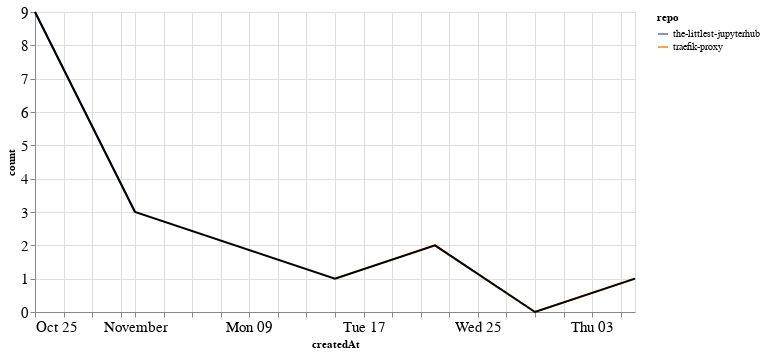

Source (notebook cell):
### Markdown cell above
### Comments

### Code cell
comments_time = comments.groupby('repo').resample('W', on='createdAt').count()['author'].reset_index()
comments_time = comments_time.rename(columns={'author': 'count'})
comments_time_total = comments_time.groupby('createdAt').agg({"count": "sum"}).reset_index()
ch1 = alt.Chart(comments_time, width=600).mark_line().encode(
    x='createdAt',
    y='count',
    color='repo',
    tooltip="repo"
)

ch2 = alt.Chart(comments_time_total, width=600).mark_line(color="black").encode(
    x='createdAt',
    y='count',
)

ch1 + ch2

### Figure 1 — Vega-Lite specification as saved in the notebook (floating-point values rounded to 4 significant figures)
{"config": {"axisLeft": {"labelFontSize": 15}, "axisBottom": {"labelFontSize": 15}}, "layer": [{"data": {"name": "data-b51c3149d78b663960a8604fdaa42ff3"}, "mark": "line", "encoding": {"color": {"type": "nominal", "field": "repo"}, "tooltip": {"type": "nominal", "field": "repo"}, "x": {"type": "temporal", "field": "createdAt"}, "y": {"type": "quantitative", "field": "count"}}, "width": 600}, {"data": {"name": "data-bd616c45ac9ae3788612a20d2c13bfb1"}, "mark": {"type": "line", "color": "black"}, "encoding": {"x": {"type": "temporal", "field": "createdAt"}, "y": {"type": "quantitative", "field": "count"}}, "width": 600}], "$schema": "https://vega.github.io/schema/vega-lite/v4.8.1.json", "datasets": {"data-b51c3149d78b663960a8604fdaa42ff3": [{"repo": "the-littlest-jupyterhub", "createdAt": "2020-10-25T00:00:00", "count": 9}, {"repo": "the-littlest-jupyterhub", "createdAt": "2020-11-01T00:00:00", "count": 3}, {"repo": "traefik-proxy", "createdAt": "2020-11-15T00:00:00", "count": 1}, {"repo": "traefik-proxy", "createdAt": "2020-11-22T00:00:00", "count": 2}, {"repo": "traefik-proxy", "createdAt": "2020-11-29T00:00:00", "count": 0}, {"repo": "traefik-proxy", "createdAt": "2020-12-06T00:00:00", "count": 1}], "data-bd616c45ac9ae3788612a20d2c13bfb1": [{"createdAt": "2020-10-25T00:00:00", "count": 9}, {"createdAt": "2020-11-01T00:00:00", "count": 3}, {"createdAt": "2020-11-15T00:00:00", "count": 1}, {"createdAt": "2020-11-22T00:00:00", "count": 2}, {"createdAt": "2020-11-29T00:00:00", "count": 0}, {"createdAt": "2020-12-06T00:00:00", "count": 1}]}}
